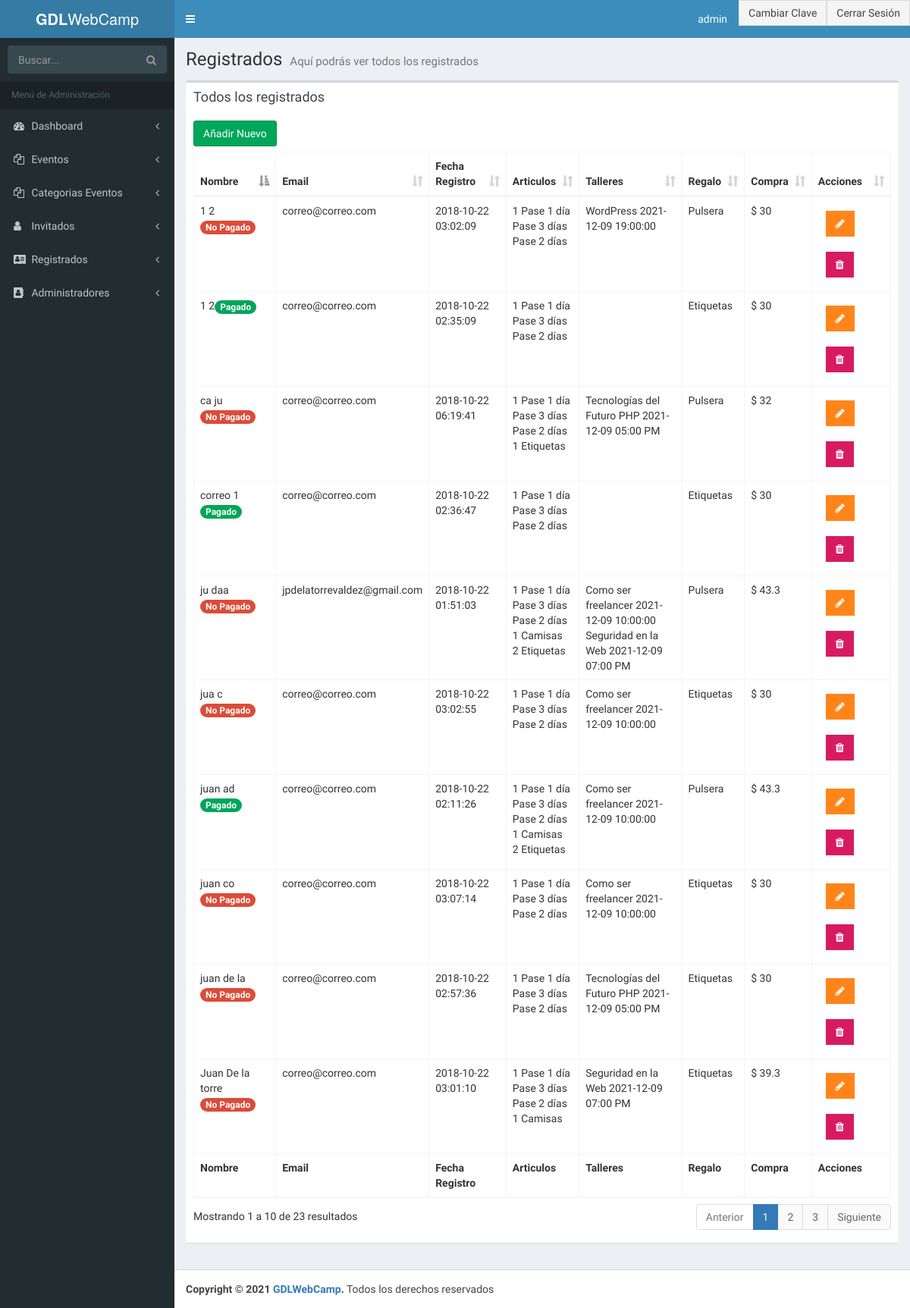
/admin/lista-registrados.php (signed in), run on the app's committed database.
### tables this page shows
CREATE TABLE `registrados` (
  `ID_Registrado` bigint(20) UNSIGNED NOT NULL,
  `nombre_registrado` varchar(50) NOT NULL,
  `apellido_registrado` varchar(50) NOT NULL,
  `email_registrado` varchar(100) NOT NULL,
  `fecha_registro` datetime NOT NULL,
  `pases_articulos` longtext NOT NULL,
  `talleres_registrados` longtext NOT NULL,
  `regalo` int(11) NOT NULL,
  `total_pagado` varchar(50) NOT NULL,
  `pagado` int(1) NOT NULL
);

CREATE TABLE `eventos` (
  `evento_id` tinyint(10) NOT NULL,
  `nombre_evento` varchar(60) NOT NULL,
  `fecha_evento` date NOT NULL,
  `hora_evento` varchar(10) NOT NULL,
  `id_cat_evento` tinyint(10) NOT NULL,
  `id_inv` tinyint(4) NOT NULL,
  `clave` varchar(10) NOT NULL
);

CREATE TABLE `regalos` (
  `ID_regalo` int(11) NOT NULL,
  `nombre_regalo` varchar(50) NOT NULL
);

### admin/lista-registrados.php (the view, shortened to what this page needs)
<?php
include_once 'funciones/funciones.php';
include_once 'templates/header.php'; ?>
<body class="hold-transition skin-blue fixed sidebar-mini">
<div class="wrapper">
    <?php include_once 'templates/barra.php'; ?>
    <?php include_once 'templates/navegacion.php'; ?>
  <div class="content-wrapper">
    <section class="content-header">
      <h1>
        Registrados
        <small>Aquí podrás ver todos los registrados</small>
      </h1>
    </section>
    <section class="content">
    <div class="row">
      <div class="col-xs-12">
        <div class="box">
          <div class="box-header">
            <h3 class="box-title">Todos los registrados</h3>
          </div>
          <div class="box-body">
            <a href="nuevo-registrado.php" class="btn btn-success">Añadir Nuevo</a>
            <table id="registros" class="table table-bordered table-hover">
                <thead>
                        <tr>
                            <th>Nombre</th>
                            <th>Email</th>
                            <th>Fecha Registro</th>
                            <th>Articulos</th>
                            <th>Talleres</th>
                            <th>Regalo</th>
                            <th>Compra</th>
                            <th>Acciones</th>
                        </tr>
                </thead>
                <tbody>
                <?php
                  try {
                    $sql = "SELECT registrados.*, regalos.nombre_regalo FROM registrados ";
                    $sql .= "  JOIN regalos ";
                    $sql .= " ON registrados.regalo = regalos.ID_regalo ";
                    $resultado = $conn->query($sql);
                  } catch (Exception $e) {
                    $error = $e->getMessage();
                  }
                 while( $registrado = $resultado->fetch_assoc() ) { ?>
                    <tr>
                            <td>
                                <?php echo $registrado['nombre_registrado'] . " " . $registrado['apellido_registrado'];
                                      $pagado = $registrado['pagado'];
                                      if($pagado):
                                           echo '<span class="badge bg-green">Pagado</span>';
                                      else:
                                            echo '<span class="badge bg-red">No Pagado</span>';
                                      endif;
                                ?>
                            </td>
                            <td><?php echo $registrado['email_registrado']; ?></td>
                            <td><?php echo $registrado['fecha_registro']; ?></td>
                            <td>
                                <?php
                                    $articulos = json_decode($registrado['pases_articulos'], true);
                                    $arreglo_articulos = array(
                                        'un_dia' => 'Pase 1 día',
                                        'pase_2dias' => 'Pase 2 días',
                                        'pase_completo' => 'Pase 3 días',
                                        'camisas' => 'Camisas',
                                        'etiquetas' => 'Etiquetas'
                                    );
                                    foreach($articulos as $llave => $articulo) {
                                       if(array_key_exists('cantidad', $articulo)) {
                                         echo $articulo['cantidad'] . " " .  $arreglo_articulos[$llave] . "<br>";
                                       } else {
                                        echo $articulo . " " .  $arreglo_articulos[$llave] . "<br>";
                                       }
                                    }
                                ?>
                            </td>
                            <td>
                                <?php
                                    $eventos_resultado = $registrado['talleres_registrados'];
                                    $talleres = json_decode( $eventos_resultado, true);
                                    $talleres = implode("', '", $talleres['eventos']);
                                    $sql_talleres = "SELECT nombre_evento, fecha_evento, hora_evento FROM eventos WHERE evento_id IN  ('$talleres') OR clave IN ('$talleres')  " ;
                                    $resultado_talleres =  $conn->query($sql_talleres);
                                    while($eventos = $resultado_talleres->fetch_assoc()){
                                          echo $eventos['nombre_evento'] . " " . $eventos['fecha_evento'] . " " . $eventos['hora_evento'] . "<br>";
                                    }
                                ?>
                            </td>
                            <td><?php echo $registrado['nombre_regalo']; ?></td>
                            <td>$ <?php echo $registrado['total_pagado']; ?></td>
                            <td>
                                <a href="editar-registrado.php?id=<?php echo $registrado['ID_Registrado']; ?>" type="button" class="btn bg-orange btn-flat margin"> <i class="fa fa-pencil" aria-hidden="true"></i></a>
                                <a href="#" data-id="<?php echo $registrado['ID_Registrado']; ?>" data-tipo="registrado" type="button" class="btn bg-maroon btn-flat margin borrar_registro"><i class="fa fa-trash" aria-hidden="true"></i></a>
                            </td>
                    </tr>
                <?php } ?>
                </tbody>
                <tfoot>
                    <tr>
                    <th>Nombre</th>
                    <th>Email</th>
                    <th>Fecha Registro</th>
                    <th>Articulos</th>
                    <th>Talleres</th>
                    <th>Regalo</th>
                    <th>Compra</th>
                    <th>Acciones</th>
                    </tr>
                </tfoot>
            </table>
          </div>
        </div>
      </div>
    </div>
  </section>
  </div>
<?php
  include_once 'templates/footer.php';
  include_once 'templates/footer-scripts.php';
?>

### data on the page
registrados: nombre_registrado "ju", apellido_registrado "daa", pagado "No Pagado", email_registrado "jpdelatorrevaldez@gmail.com", fecha_registro "2018-10-22 01:51:03", cantidad "1", llave "Pase 1 día", llave "Pase 3 días", llave "Pase 2 días", pases_articulos "1", llave "Camisas", pases_articulos "2", llave "Etiquetas", regalo.nombre_regalo "Pulsera", total_pagado "43.3"
eventos: nombre_evento "Como ser freelancer", fecha_evento "2021-12-09", hora_evento "10:00:00"
eventos: nombre_evento "Seguridad en la Web", fecha_evento "2021-12-09", hora_evento "07:00 PM"
registrados: nombre_registrado "juan", apellido_registrado "ad", pagado "Pagado", email_registrado "correo@correo.com", fecha_registro "2018-10-22 02:11:26", cantidad "1", llave "Pase 1 día", llave "Pase 3 días", llave "Pase 2 días", pases_articulos "1", llave "Camisas", pases_articulos "2", llave "Etiquetas", regalo.nombre_regalo "Pulsera", total_pagado "43.3"
registrados: nombre_registrado "1", apellido_registrado "2", pagado "Pagado", email_registrado "correo@correo.com", fecha_registro "2018-10-22 02:35:09", cantidad "1", llave "Pase 1 día", llave "Pase 3 días", llave "Pase 2 días", regalo.nombre_regalo "Etiquetas", total_pagado "30"
registrados: nombre_registrado "correo", apellido_registrado "1", pagado "Pagado", email_registrado "correo@correo.com", fecha_registro "2018-10-22 02:36:47", cantidad "1", llave "Pase 1 día", llave "Pase 3 días", llave "Pase 2 días", regalo.nombre_regalo "Etiquetas", total_pagado "30"
registrados: nombre_registrado "juan", apellido_registrado "de la", pagado "No Pagado", email_registrado "correo@correo.com", fecha_registro "2018-10-22 02:57:36", cantidad "1", llave "Pase 1 día", llave "Pase 3 días", llave "Pase 2 días", regalo.nombre_regalo "Etiquetas", total_pagado "30"
eventos: nombre_evento "Tecnologías del Futuro PHP", fecha_evento "2021-12-09", hora_evento "05:00 PM"
registrados: nombre_registrado "Juan", apellido_registrado "De la torre", pagado "No Pagado", email_registrado "correo@correo.com", fecha_registro "2018-10-22 03:01:10", cantidad "1", llave "Pase 1 día", llave "Pase 3 días", llave "Pase 2 días", pases_articulos "1", llave "Camisas", regalo.nombre_regalo "Etiquetas", total_pagado "39.3"
registrados: nombre_registrado "1", apellido_registrado "2", pagado "No Pagado", email_registrado "correo@correo.com", fecha_registro "2018-10-22 03:02:09", cantidad "1", llave "Pase 1 día", llave "Pase 3 días", llave "Pase 2 días", regalo.nombre_regalo "Pulsera", total_pagado "30"
eventos: nombre_evento "WordPress", fecha_evento "2021-12-09", hora_evento "19:00:00"
registrados: nombre_registrado "jua", apellido_registrado "c", pagado "No Pagado", email_registrado "correo@correo.com", fecha_registro "2018-10-22 03:02:55", cantidad "1", llave "Pase 1 día", llave "Pase 3 días", llave "Pase 2 días", regalo.nombre_regalo "Etiquetas", total_pagado "30"
registrados: nombre_registrado "juan", apellido_registrado "co", pagado "No Pagado", email_registrado "correo@correo.com", fecha_registro "2018-10-22 03:07:14", cantidad "1", llave "Pase 1 día", llave "Pase 3 días", llave "Pase 2 días", regalo.nombre_regalo "Etiquetas", total_pagado "30"
registrados: nombre_registrado "ca", apellido_registrado "ju", pagado "No Pagado", email_registrado "correo@correo.com", fecha_registro "2018-10-22 06:19:41", cantidad "1", llave "Pase 1 día", llave "Pase 3 días", llave "Pase 2 días", pases_articulos "1", llave "Etiquetas", regalo.nombre_regalo "Pulsera", total_pagado "32"

### other printed values
$usuario "admin"
